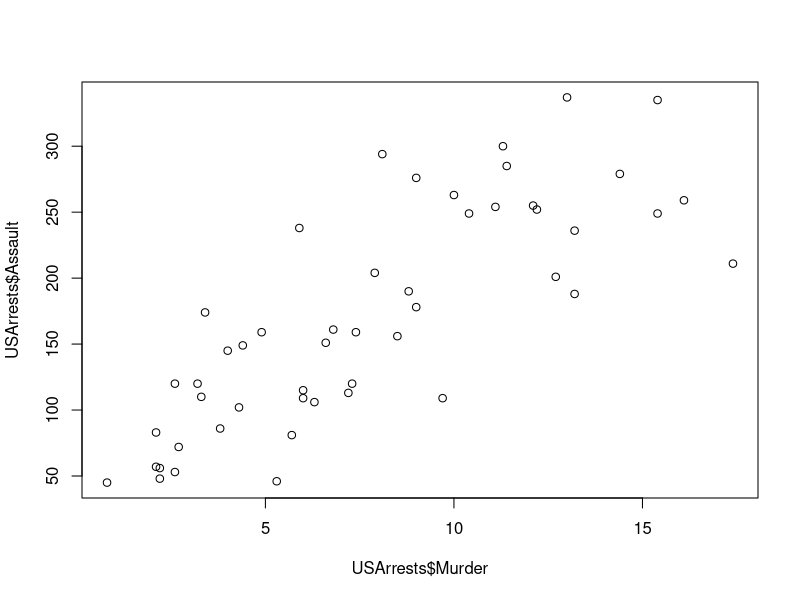

R code for this plot:
## ---- chunk 1
knitr::opts_chunk$set(echo = TRUE)
## ---- chunk 2
USArrests
## ---- chunk 3
mean(USArrests$Murder)
mean(USArrests$Assault)
mean(USArrests$UrbanPop)
mean(USArrests$Rape)
## ---- chunk 4
plot(USArrests$Murder, USArrests$Assault)
## ---- chunk 5
names(occupationalStatus)
